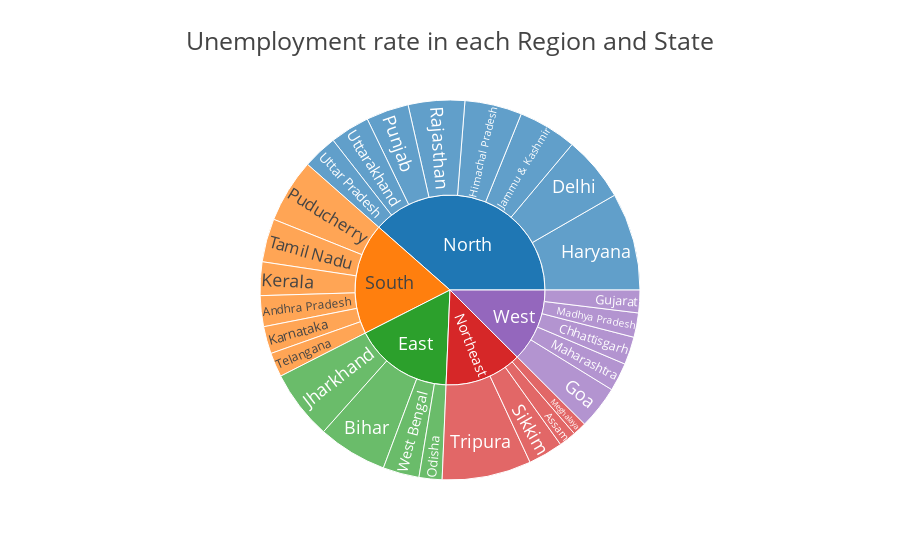

This figure's notebook cell:
### Code cell
# Creating a DataFrame with relevant columns
unemployed = mydata[['State', 'Region', 'Estimated Unemployment Rate (%)', 'Estimated Employed', 'Estimated Labour Participation Rate (%)']]

unemployed = unemployed.groupby(['Region', 'State'])['Estimated Unemployment Rate (%)'].mean().reset_index()

# Creating a Sunburst chart 
fig = px.sunburst(unemployed, path=['Region', 'State'], values='Estimated Unemployment Rate (%)', color_continuous_scale='rdylbu',
                  title='Unemployment rate in each Region and State', height=750, template='presentation')

fig.show()

### Figure 1 — Plotly figure (JSON) as saved in the notebook; plotly's stock layout.template omitted (floating-point values rounded to 4 significant figures)
{"data": [{"branchvalues": "total", "domain": {"x": [0, 1], "y": [0, 1]}, "hovertemplate": "labels=%{label}<br>Estimated Unemployment Rate (%)=%{value}<br>parent=%{parent}<br>id=%{id}<extra></extra>", "ids": ["South/Andhra Pradesh", "Northeast/Assam", "East/Bihar", "West/Chhattisgarh", "North/Delhi", "West/Goa", "West/Gujarat", "North/Haryana", "North/Himachal Pradesh", "North/Jammu & Kashmir", "East/Jharkhand", "South/Karnataka", "South/Kerala", "West/Madhya Pradesh", "West/Maharashtra", "Northeast/Meghalaya", "East/Odisha", "South/Puducherry", "North/Punjab", "North/Rajasthan", "Northeast/Sikkim", "South/Tamil Nadu", "South/Telangana", "Northeast/Tripura", "North/Uttar Pradesh", "North/Uttarakhand", "East/West Bengal", "East", "North", "Northeast", "South", "West"], "labels": ["Andhra Pradesh", "Assam", "Bihar", "Chhattisgarh", "Delhi", "Goa", "Gujarat", "Haryana", "Himachal Pradesh", "Jammu & Kashmir", "Jharkhand", "Karnataka", "Kerala", "Madhya Pradesh", "Maharashtra", "Meghalaya", "Odisha", "Puducherry", "Punjab", "Rajasthan", "Sikkim", "Tamil Nadu", "Telangana", "Tripura", "Uttar Pradesh", "Uttarakhand", "West Bengal", "East", "North", "Northeast", "South", "West"], "name": "", "parents": ["South", "Northeast", "East", "West", "North", "West", "West", "North", "North", "North", "East", "South", "South", "West", "West", "Northeast", "East", "South", "North", "North", "Northeast", "South", "South", "Northeast", "North", "North", "East", "", "", "", "", ""], "type": "sunburst", "values": [8.664, 4.856, 19.47, 7.819, 18.41, 12.17, 6.376, 27.48, 16.07, 16.48, 19.54, 7.668, 9.434, 6.854, 7.979, 3.866, 6.462, 17.94, 11.98, 15.87, 9.793, 12.19, 6.833, 25.05, 9.737, 11.16, 10.19, 55.66, 127.2, 43.57, 62.73, 41.2]}], "layout": {"autosize": true, "legend": {"tracegroupgap": 0}, "title": {"text": "Unemployment rate in each Region and State"}}}
